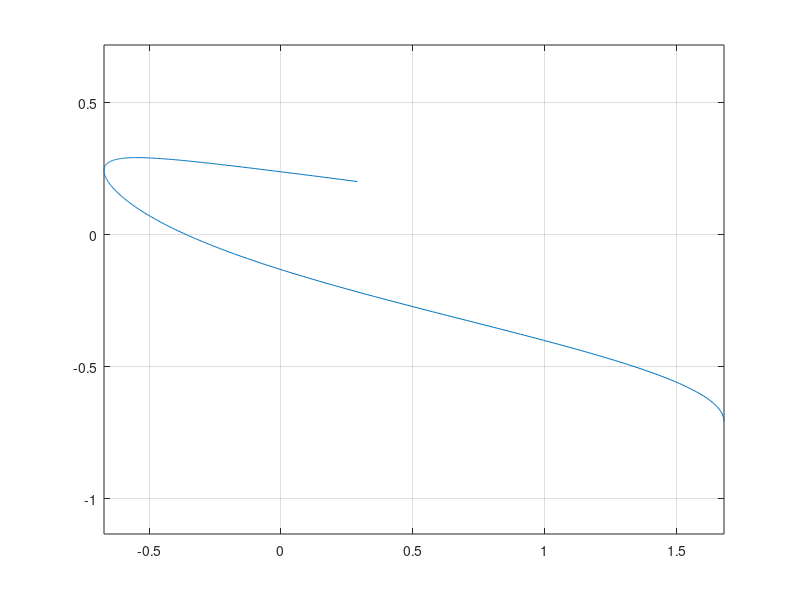
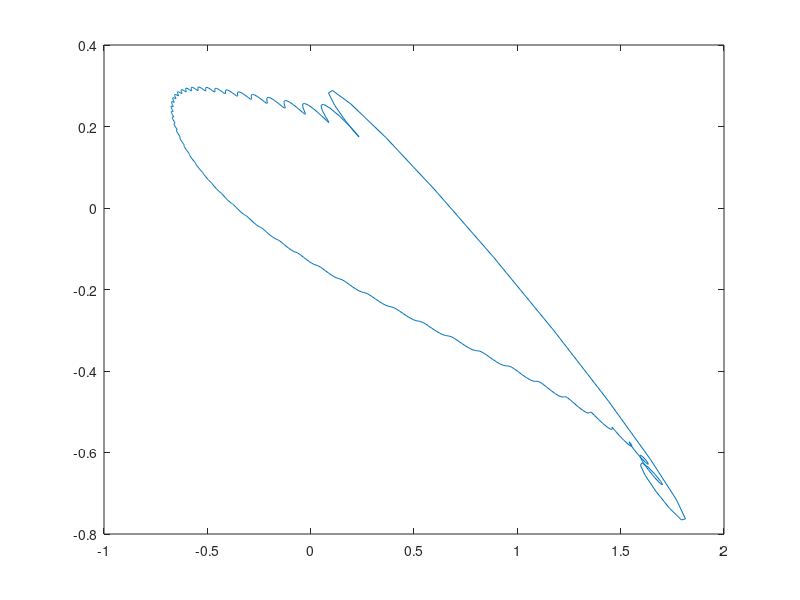

Reproduce these figures in MATLAB, in order. (Note: this script raises an error after producing the figures.)
clc
clear
close all
% Im = imread('plot 3.png');
% Cordmat = pic2points(Im);
% Cordmat(:,2) = Cordmat(:,2)-mean(Cordmat (:,2));
% Cordmat(:,1) = Cordmat(:,1)-mean(Cordmat (:,1));
%DO NOT CHANGE THE ENDTIME, since we assumed that the period of the figure
%is 1s
endtime = 1;
numpoints = 500;
% define function
t = linspace(0,endtime,numpoints);
Cordmat(:,2) = (sin(2*t));
Cordmat(:,1) = exp(cos(5*t));
% transfer the center of the figure to the origin
Cordmat(:,2) = Cordmat(:,2)-mean(Cordmat (:,2));
Cordmat(:,1) = Cordmat(:,1)-mean(Cordmat (:,1));

plot(Cordmat (:,1), Cordmat (:,2));
grid on
axis equal
imgCord = Cordmat(:,2)*1i;
realCord = Cordmat(:,1);
Cord = realCord + imgCord;
deltaT = t(2)-t(1);

% K is number Fourier Coefficient 
%(fourier coeffs actually are 2K+1 because each periodic vector has a conjogate)
K = 50;
n = -K:1:K;
C =(exp(-n'*2*pi*1i*t)*Cord.*deltaT)/endtime;
vecorg = exp(n'*2*pi*1i*t);
F = C.'*vecorg;
figure
plot(real(F),imag(F))
figAx = gcf;
Ax = figAx.CurrentAxes;
axis equal
grid on
xylim = [Ax.XLim, Ax.YLim];
%%
% h = animatedline;
% axis([-0.8,0.4,-0.4,0.2])
% x = real(F);
% y = imag(F);
% for k = 1:5:numpoints-4
%     xvec = x(k:k+4);
%     yvec = y(k:k+4);
%     addpoints(h,xvec,yvec)
%     drawnow
% end
%%
ntF = C.*vecorg;
xnOriginP = 0;
ynOriginP = 0;
xnOriginN = 0;
ynOriginN = 0;
X = 0; Y = 0;
fig = figure('Name','Vectors');
figure(fig)
% plot(real(F),imag(F))
% hold on
axis equal
for T = 1:length(ntF)
    % T = 1
    figure(fig)
    xnOriginP = 0;
    ynOriginP = 0;
    xnOriginN = 0;
    ynOriginN = 0;
    for m = K+1:length(C)-1
        % for positive coeficients
        x = [xnOriginN, xnOriginN+real(ntF(m,T))];
        y = [ynOriginN, ynOriginN+imag(ntF(m,T))];
        xnOriginP = x(2);
        ynOriginP = y(2);
        plot(x,y,'LineWidth',1.5)
        hold on
        % for negative coeficients
        x = [xnOriginP, xnOriginP+real(ntF(length(C)-m,T))];
        y = [ynOriginP, ynOriginP+imag(ntF(length(C)-m,T))];
        xnOriginN = x(2);
        ynOriginN = y(2);
        plot(x,y,'LineWidth',1.5)
        hold on
    end
    x = [xnOriginN, xnOriginN+real(ntF(m+1,T))];
    y = [ynOriginN, ynOriginN+imag(ntF(m+1,T))];
    plot(x,y,'LineWidth',1.5)
    hold on
    X(T) = x(2);
    Y(T) = y(2);
    plot(X,Y)
    hold on
    plot(x(2),y(2),'*')
    grid on
%     axis(xylim)
    axis equal
    set(gcf,'Position',[200 50 1000 600])
    hold off
end